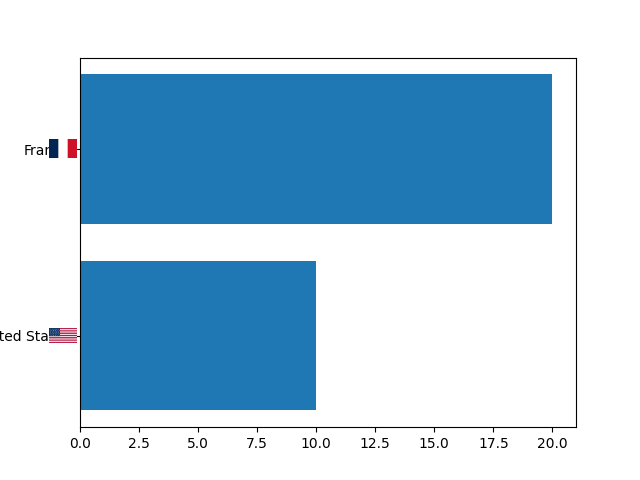

Write the Python code that produced this figure.
import matplotlib.pyplot as plt
from matplotlib.offsetbox import OffsetImage, AnnotationBbox
import urllib.request
import pandas as pd
from PIL import Image

def get_flag(code):
    url = f"https://flagcdn.com/w40/{code}.png"
    urllib.request.urlretrieve(url, f"{code}.png")
    return plt.imread(f"{code}.png")

fig, ax = plt.subplots()
ax.barh(["United States", "France"], [10, 20])

for i, code in enumerate(["us", "fr"]):
    img = get_flag(code)
    imagebox = OffsetImage(img, zoom=0.5)
    # x coordinate is 0 (or slightly negative), y coordinate is i
    ab = AnnotationBbox(imagebox, (0, i), frameon=False, box_alignment=(1.1, 0.5))
    ax.add_artist(ab)

plt.savefig("test_flags.png")
